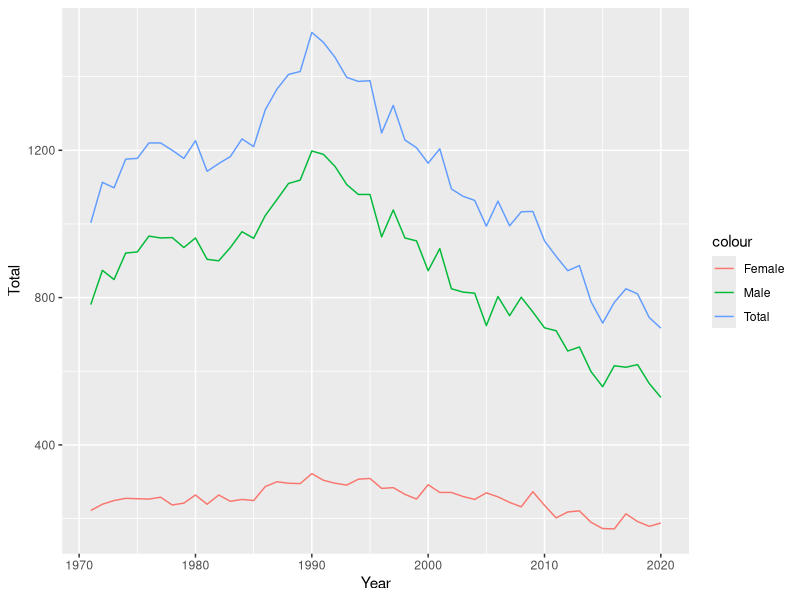
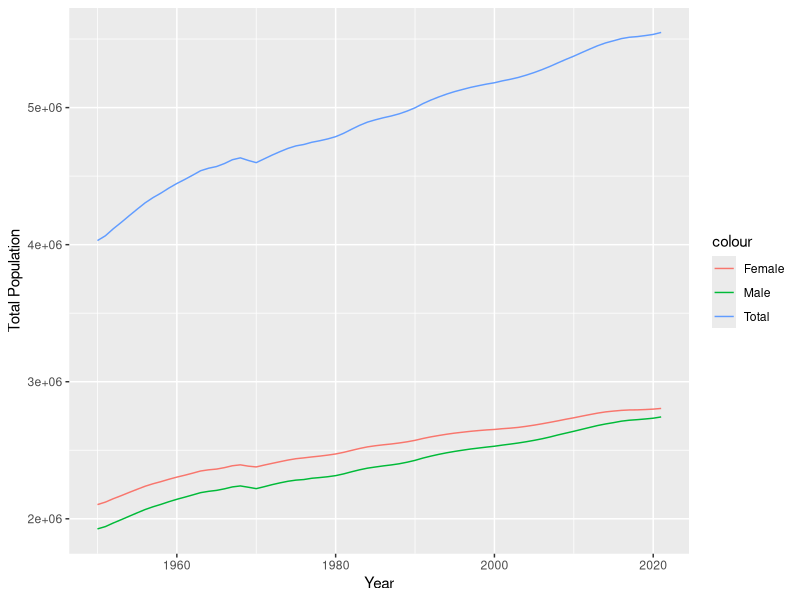
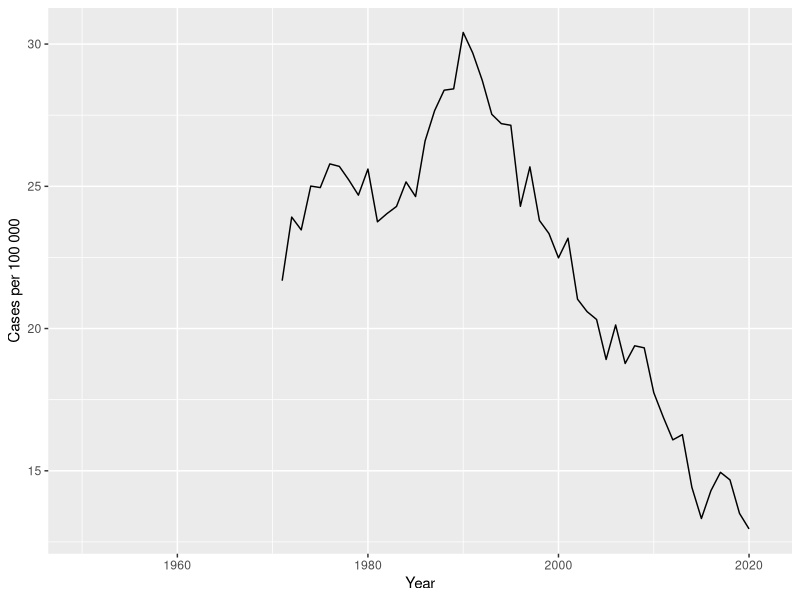
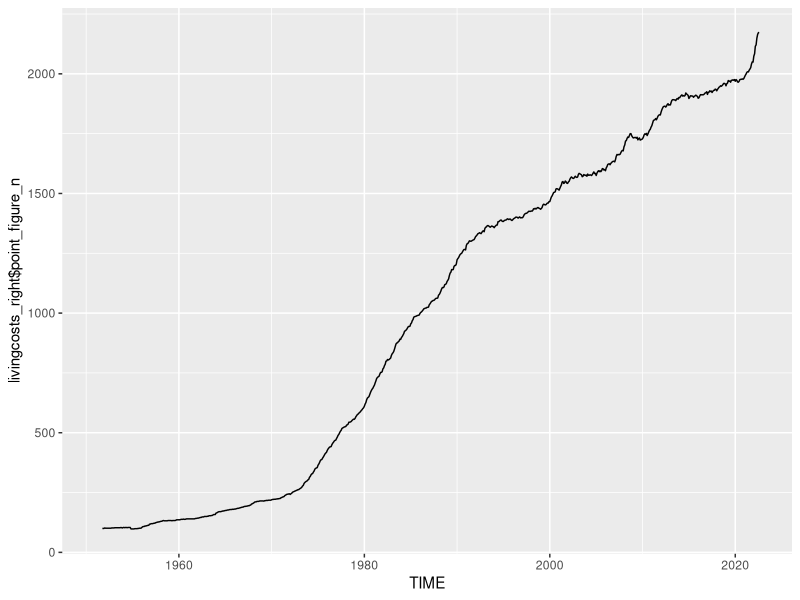
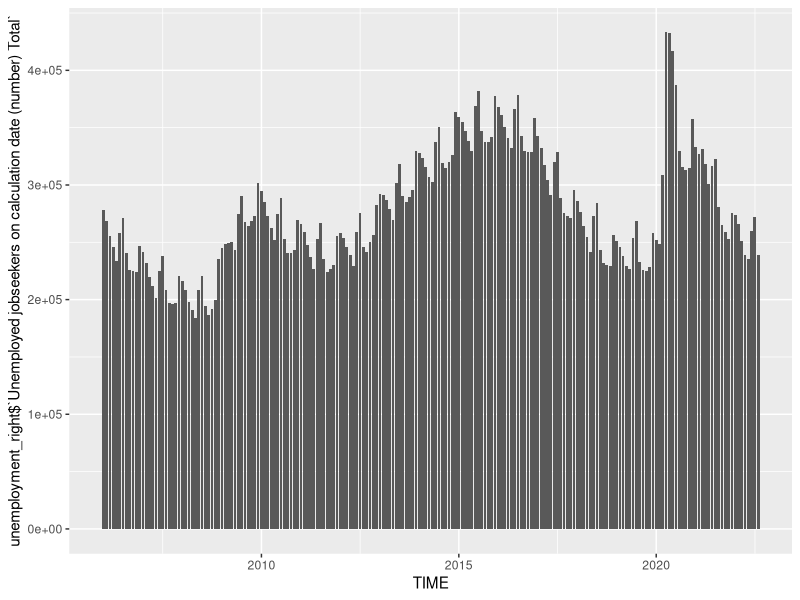
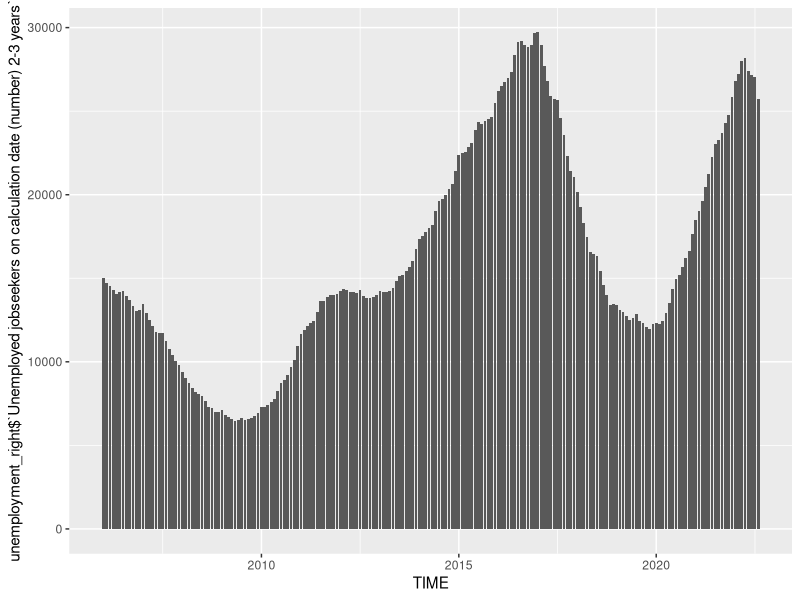
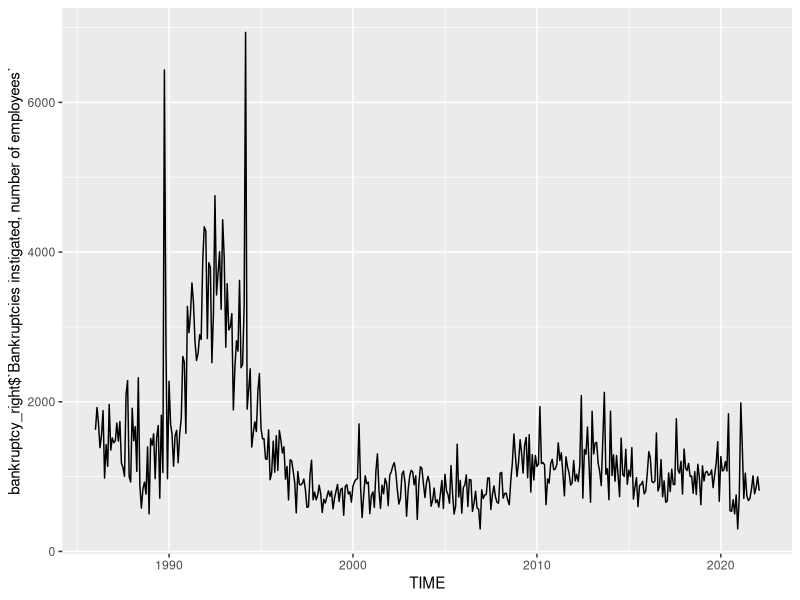
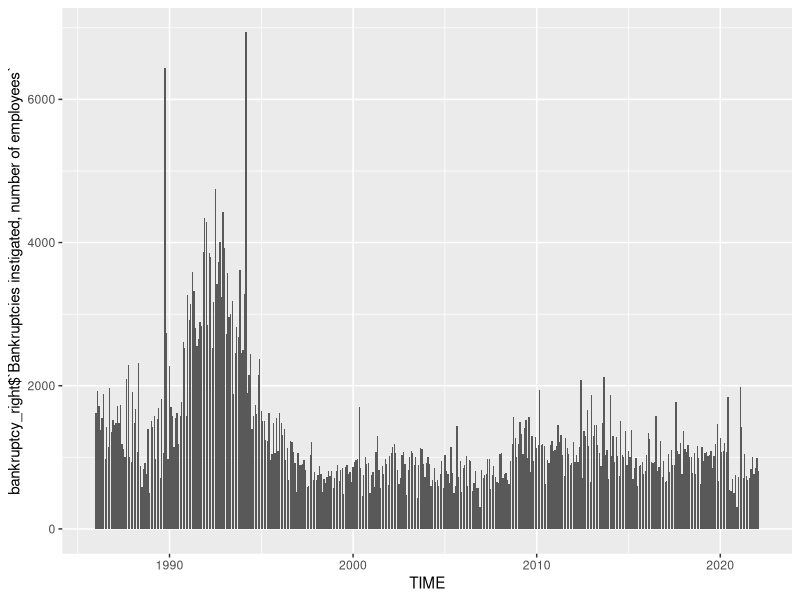

Here is the R script that generated these plots, in order:
## ---- chunk 1
knitr::opts_chunk$set(
	echo = FALSE,
	message = FALSE,
	warning = FALSE
)
## ---- chunk 2
library(lubridate)
library(dplyr)
library(readr)
library(data.table)
library(tidyverse)
## ---- chunk 3
# data import
d.suicides_monthly <- read_csv("Data/suicides_monthly.csv") # suicides per month 1971 - 2021
d.bankruptcy <- read_csv("Data/bankruptcy.csv") # bankruptcies per month 1986 - 2020
d.employment <- read_csv("Data/employment.csv") # Yearly Employment statistics 1987 - 2000
d.livingcosts <- read_csv("Data/livingcosts.csv") #living costs per month 1951- Aug 2022
d.trips_abroad <- read_csv("Data/trips_abroad.csv") #trips abroad per month 2012 - April 2022
d.average_earnings <- read_csv("Data/average_earnings.csv") # average earnings by 1/4 year 2000 - 2021
d.unemployment_duration <- read_csv("Data/unemployment_duration.csv") # unemployment duration per month 2006 - Aug 2022

d.consumer_confidence <- read_csv("Data/consumer_Confidence.csv") # Confidence and outlook of people according to their own but also the country, how is their situation and what are they expecting. 


## ---- chunk 4

#remove columns with redundant information
d.suicides_monthly$`Underlying cause of death (time series classification)` <- NULL

#add total of suicides by adding male and female suicide

d.suicides_monthly$Total_deaths <- d.suicides_monthly$`Males Deaths`+d.suicides_monthly$`Females Deaths`


#merge multiple datasets into one major (resolution monthly data)
#Merging by month for the bankruptcy, costofliving(indexed), duration of 
#unemployment and amount of TripsAbroad


d.s_month <- list(d.suicides_monthly, d.bankruptcy, d.livingcosts, d.unemployment_duration, d.trips_abroad, d.consumer_confidence) %>% reduce(full_join, by= "Month")


 # Plots - erst später mit Kontext - zuerst nur deskriptive Statistiken
# plot(d.suicide_bankruptcy$`Females Deaths`,d.suicide_bankruptcy$`Bankruptcies instigated, number of employees`)

# plot(d.suicide_bankruptcy$`Males Deaths`,d.suicide_bankruptcy$`Bankruptcies instigated, number of employees`)
# 
# plot(x = d.suicide_livingcosts$`Females Deaths`, y = d.suicide_livingcosts$`Point figure`)
# plot(d.suicide_livingcosts$`Males Deaths`,d.suicide_livingcosts$`Point figure`)



## ---- chunk 5

suicide_1971_2020_gender <- read_delim("Data/suicide_1971-2020_gender.csv", 
     delim = ";", escape_double = FALSE, col_types = cols(Year = col_integer(), 
         Total = col_integer(), Males = col_integer(), 
         Females = col_integer()), trim_ws = TRUE)

## ---- chunk 6

ggplot(data=suicide_1971_2020_gender, aes(Year)) +
  geom_line(aes(y=Total, colour = "Total")) +
  geom_line(aes(y=Males, colour = "Male")) +
  geom_line(aes(y=Females, colour = "Female"))
 

## ---- chunk 7

population_and_population_increase_by_sex_1950_2022 <- read_delim("Data/population_and_population_increase_by_sex_1950-2022.csv", 
    delim = ";", escape_double = FALSE, col_types = cols(Year = col_integer(), 
        `Total Population` = col_integer(), 
        `Males Population` = col_integer(), 
        `Females Population` = col_integer(), 
        `Total increase of Population` = col_integer(), 
        `ncrease of Population Males` = col_integer(), 
        `ncrease of Population Females` = col_integer(), 
        `Increase of Population Males` = col_integer(), 
        `Increase of Population Females` = col_integer()), 
    trim_ws = TRUE)

ggplot(data=population_and_population_increase_by_sex_1950_2022, aes(Year))+
  geom_line(aes(y=`Total Population`, colour = "Total")) +
  geom_line(aes(y=`Males Population`, colour = "Male")) +
  geom_line(aes(y=`Females Population`, colour = "Female"))




## ---- chunk 8


suicide_rate <- list(population_and_population_increase_by_sex_1950_2022, suicide_1971_2020_gender ) %>% reduce(left_join, by= "Year")


suicide_rate <- suicide_rate %>% 
  mutate(`Cases per 100 000` = suicide_rate$Total / suicide_rate$`Total Population` * 100000)


ggplot(data=suicide_rate, aes(Year))+
   geom_line(aes(y=`Cases per 100 000`))
 
## ---- chunk 9

livingcosts <- read_delim("Data/livingcosts.csv", 
     delim = ",", escape_double = FALSE, col_types = cols(Year_Month = col_character(), 
         PointFigure = col_integer()), trim_ws = TRUE)
#I need to split the string Year and Month

livingcosts_right <- livingcosts %>% separate(Month, c("Year", "Month"), sep = "M")
livingcosts_right
typeof(livingcosts_right$`Point figure`)
livingcosts_right$point_figure_n <- as.numeric(livingcosts_right$`Point figure`)
## ---- chunk 10

#livingcosts_right$TIME <- format(as.Date(paste(livingcosts_right$Month, livingcosts_right$Year), format="%m%>"), "%m-%y")

livingcosts_right$TIME <- lubridate::ymd(paste0(livingcosts_right$Year,livingcosts_right$Month,"01")) 

#sc_lc <- plot(livingcosts_right$TIME, livingcosts_right$`Point figure`)

sc_lc1 <- ggplot(data=livingcosts_right, aes(x=TIME, y=livingcosts_right$point_figure_n)) +
  geom_line()
sc_lc1
## ---- chunk 11
employment <- read_delim("Data/employment.csv", 
     delim = ",")
names(employment)
view(employment)
## ---- chunk 12
unemployment <- read_delim("Data/unemployment_duration.csv", 
     delim = ",")

unemployment_right <- unemployment %>% separate(Month, c("Year", "Month"), sep = "M")
unemployment_right

unemployment_right$TIME <- lubridate::ymd(paste0(unemployment_right$Year,unemployment_right$Month,"01")) 
unemployment_right

typeof(unemployment_right$`Unemployed jobseekers on calculation date (number) Total`)

#Rename the Variables
rename(unemployment_right, Total = `Unemployed jobseekers on calculation date (number) Total`)
## ---- chunk 13
#total
p<-ggplot(data=unemployment_right, aes(x=TIME, y=unemployment_right$`Unemployed jobseekers on calculation date (number) Total`)) +
  geom_bar(stat="identity")
p


#more than 2 years unemployed
p1<-ggplot(data=unemployment_right, aes(x=TIME, y=unemployment_right$`Unemployed jobseekers on calculation date (number) 2-3 years`)) +
  geom_bar(stat="identity")
p1

## ---- chunk 14
bankruptcy <- read_delim("Data/bankruptcy.csv", 
     delim = ",")

bankruptcy_right <- bankruptcy %>% separate(Month, c("Year", "Month"), sep = "M")
bankruptcy_right

bankruptcy_right$TIME <- lubridate::ymd(paste0(bankruptcy_right$Year,bankruptcy_right$Month,"01")) 
bankruptcy_right
bankruptcy_right %>% glimpse()
## ---- chunk 15
bank_p <- ggplot(data=bankruptcy_right, aes(x=TIME, y=bankruptcy_right$`Bankruptcies instigated, number of employees`)) +
  geom_line()
bank_p

bank_p1<-ggplot(data=bankruptcy_right, aes(x=TIME, y=bankruptcy_right$`Bankruptcies instigated, number of employees`)) +
  geom_bar(stat="identity")
bank_p1
## ---- chunk 16
#bankruptcy_right %>%
  #arrange(TIME, `Bankruptcies instigated, number of employees`) %>%
  #group_by(TIME) %>%
  #mutate(diff = `Bankruptcies instigated, number of employees` - 
        #   lag(`Bankruptcies instigated, number of employees`))
bankruptcy_diff <- diff(bankruptcy_right$`Bankruptcies instigated, number of employees`)
bankruptcy_diff <- c(NA, bankruptcy_diff)
bankruptcy_right$difference <- bankruptcy_diff
## ---- chunk 17
bank_diff_p1<-ggplot(data=bankruptcy_right, aes(x=TIME, y=difference)) +
  geom_bar(stat="identity")
bank_diff_p1
summary(bankruptcy_right$difference)
## ---- chunk 18
ggplot(bankruptcy_right, aes(x=TIME, y=difference)) + 
  geom_bar(stat = "identity", width=60)
## ---- chunk 19
library(readr)
suicide_yearly_age_gender_1998_2020 <- read_delim("Data/suicide_yearly_age_gender_1998-2020.csv", 
    delim = ";", escape_double = FALSE, col_types = cols(Year = col_date(format = "%Y"), 
        Total = col_integer(), `Okt 14` = col_integer(), 
        `15 - 19` = col_integer(), `20 - 24` = col_integer(), 
        `25 - 29` = col_integer(), `30 - 34` = col_integer(), 
        `35 - 39` = col_integer(), `40 - 44` = col_integer(), 
        `45 - 49` = col_integer(), `50 - 54` = col_integer(), 
        `55 - 59` = col_integer(), `60 - 64` = col_integer(), 
        `65 - 69` = col_integer(), `70 - 74` = col_integer(), 
        `75 - 79` = col_integer(), `80 - 84` = col_integer(), 
        `85 - 89` = col_integer(), `90 - 94` = col_integer(), 
        `95 -` = col_integer(), Males = col_integer(), 
        Females = col_integer()), trim_ws = TRUE)
View(suicide_yearly_age_gender_1998_2020)
## ---- chunk 20

ggplot(data=suicide_yearly_age_gender_1998_2020, aes(Year)) +
  geom_line(aes(y=`Okt 14`, colour = "0 - 14")) +
  geom_line(aes(y=`15 - 19`, colour = "15 - 19")) +
  geom_line(aes(y=`20 - 24`, colour = "20 - 24")) +
  geom_line(aes(y=`25 - 29`, colour = "25 - 29")) +
  geom_line(aes(y=`30 - 34`, colour = "30 - 34"))
# 
# `15 - 19`
# `25 - 29`
# `35 - 39`
# `45 - 49`
# `55 - 59`
# `65 - 69`
# `75 - 79`
# `85 - 89`
## ---- chunk 21
suicide_1970_years_gender <- read_delim("Data/suicide_1971-2020_gender.csv", 
     delim = ";", escape_double = FALSE, col_types = cols(Year = col_integer(), 
         Total = col_integer(), Males = col_integer(), 
         Females = col_integer()), trim_ws = TRUE)
## ---- chunk 22
names(suicide_1970_years_gender)
suicide_1970_years_gender$gender <- 0
